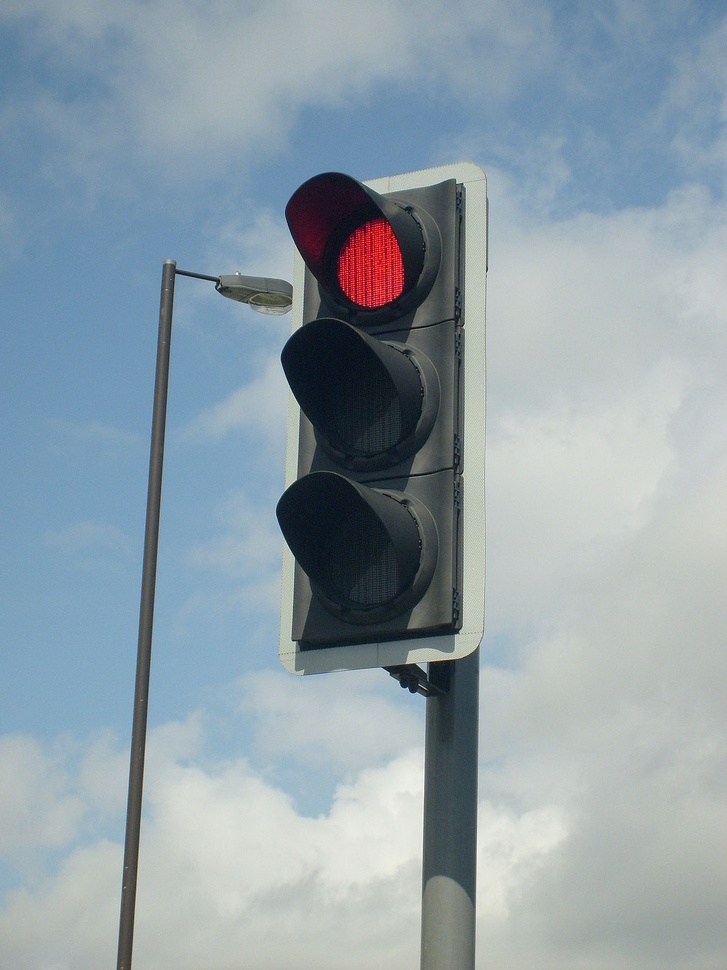
#> input picture color detection/t.jpg, 727 x 970 px, shrunk from 1200 x 1600 before the run
$ python red_color.py
#> lines starting #> are read from the running program, lines starting #| are printed output that depends on the picture; after the words box and inside, x2 and y2 are one past the last pixel; in counts of white or black regions, pixels touching at a corner belong together
# -*- coding: utf-8 -*-
"""
Created on Fri Aug  5 12:20:41 2022

@author: desezen
"""

import cv2
import numpy as np
img=cv2.imread('t.jpg') # resmi yükleme
#> img is the input picture: shape (970, 727, 3); mean B, G, R 167.9, 159, 143.3

hsv_img = cv2.cvtColor(img, cv2.COLOR_BGR2HSV)
#> hsv_img: shape (970, 727, 3); mean H, S, V 88.8, 48.9, 170.7

# red color
low_red=np.array([170, 50, 70])
high_red=np.array([180, 255, 255])

mask = cv2.inRange(hsv_img, low_red, high_red)
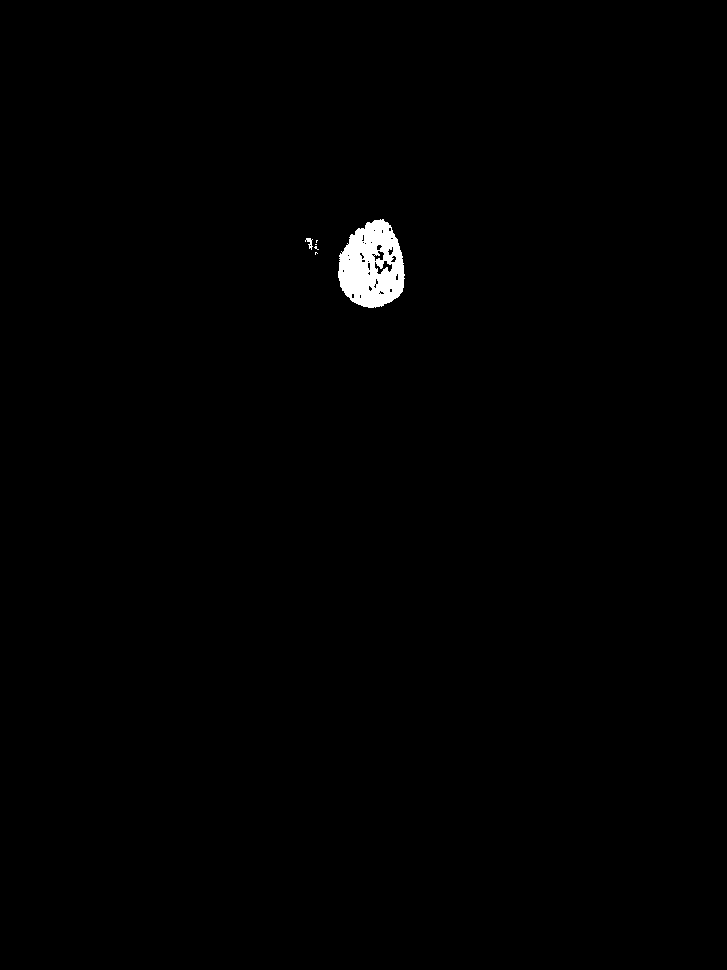
#> mask: shape (970, 727); 0.6% white; 6 white regions (4 under 20 px), largest, box (x1, y1, x2, y2) and area: (338, 219, 405, 308) 4175, (305, 238, 313, 250) 43
mask = cv2.erode(mask,None,iterations=2)
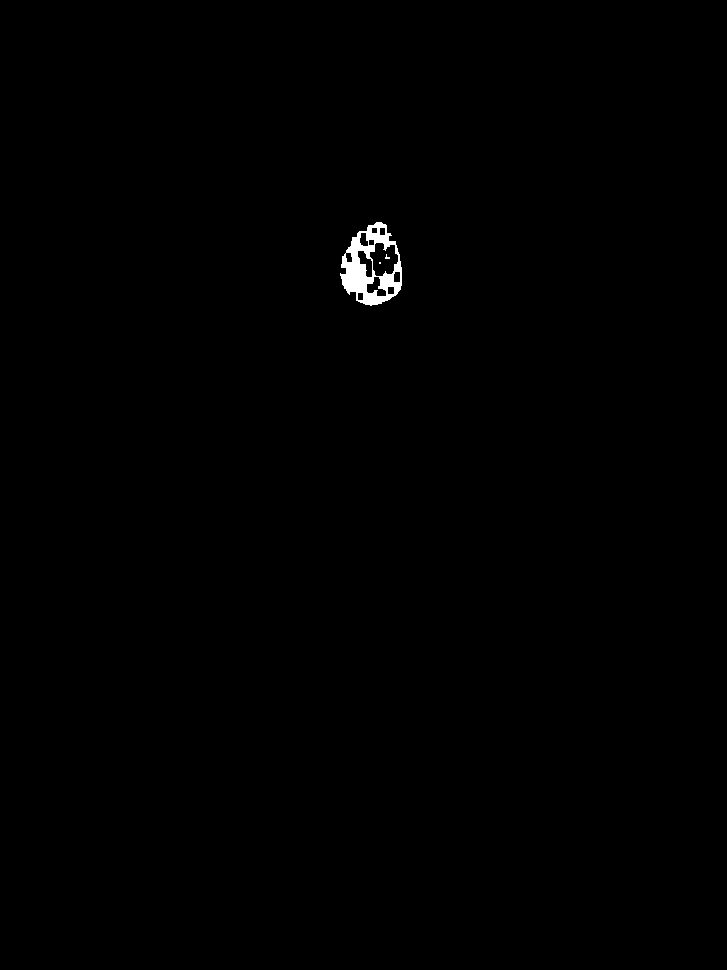
#> mask: shape (970, 727); 0.34% white; 3 white regions (2 under 20 px), largest, box (x1, y1, x2, y2) and area: (340, 222, 402, 306) 2387
mask = cv2.dilate(mask,None,iterations=2)
#> mask: shape (970, 727); 0.57% white; 1 white region
mask = cv2.GaussianBlur(mask, (3, 3), 0)
cnts = cv2.findContours(mask.copy(), cv2.RETR_EXTERNAL,
                        cv2.CHAIN_APPROX_SIMPLE)[-2]
#> cnts = 1 contour; box (x1, y1, x2, y2) and area: (337, 219, 405, 309) 4610

for cnt in cnts:
    (x, y, w, h) = cv2.boundingRect(cnt)

    cv2.rectangle(img,(x,y),(x+w,y+h),(0,255,0),4)
#> this loop made 1 pass
#> (x, y, w, h) on pass 1: (337, 219, 68, 90)
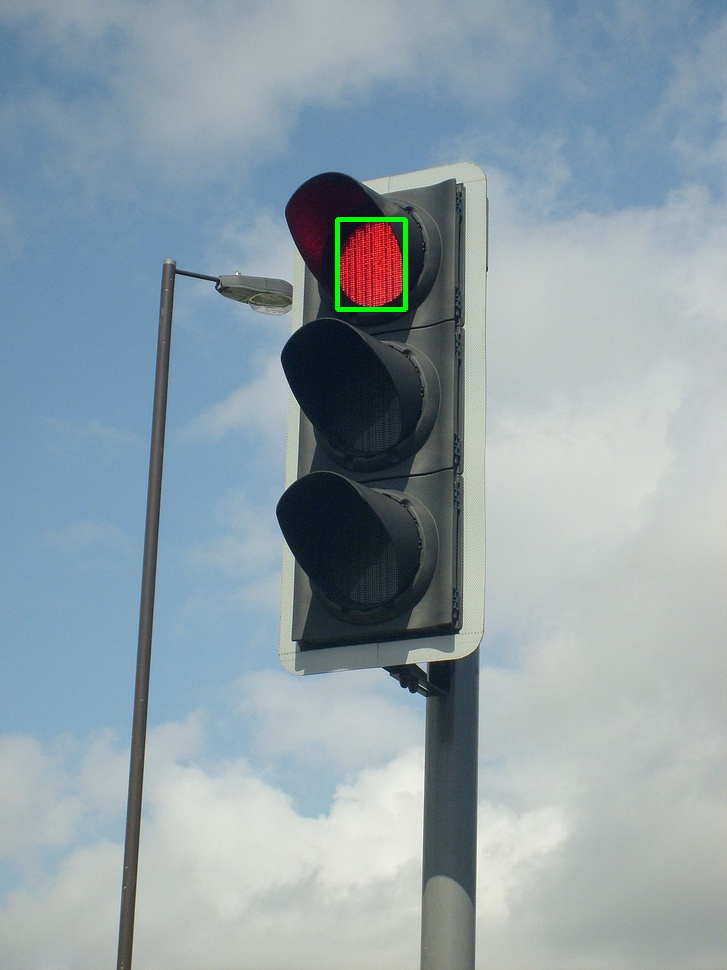
#> img: shape (970, 727, 3); 0.22% of pixels changed, all inside (x1, y1, x2, y2) = (335, 217, 408, 312)

cv2.imshow("kamera",img)
cv2.waitKey(0)
cv2.destroyAllWindows()
